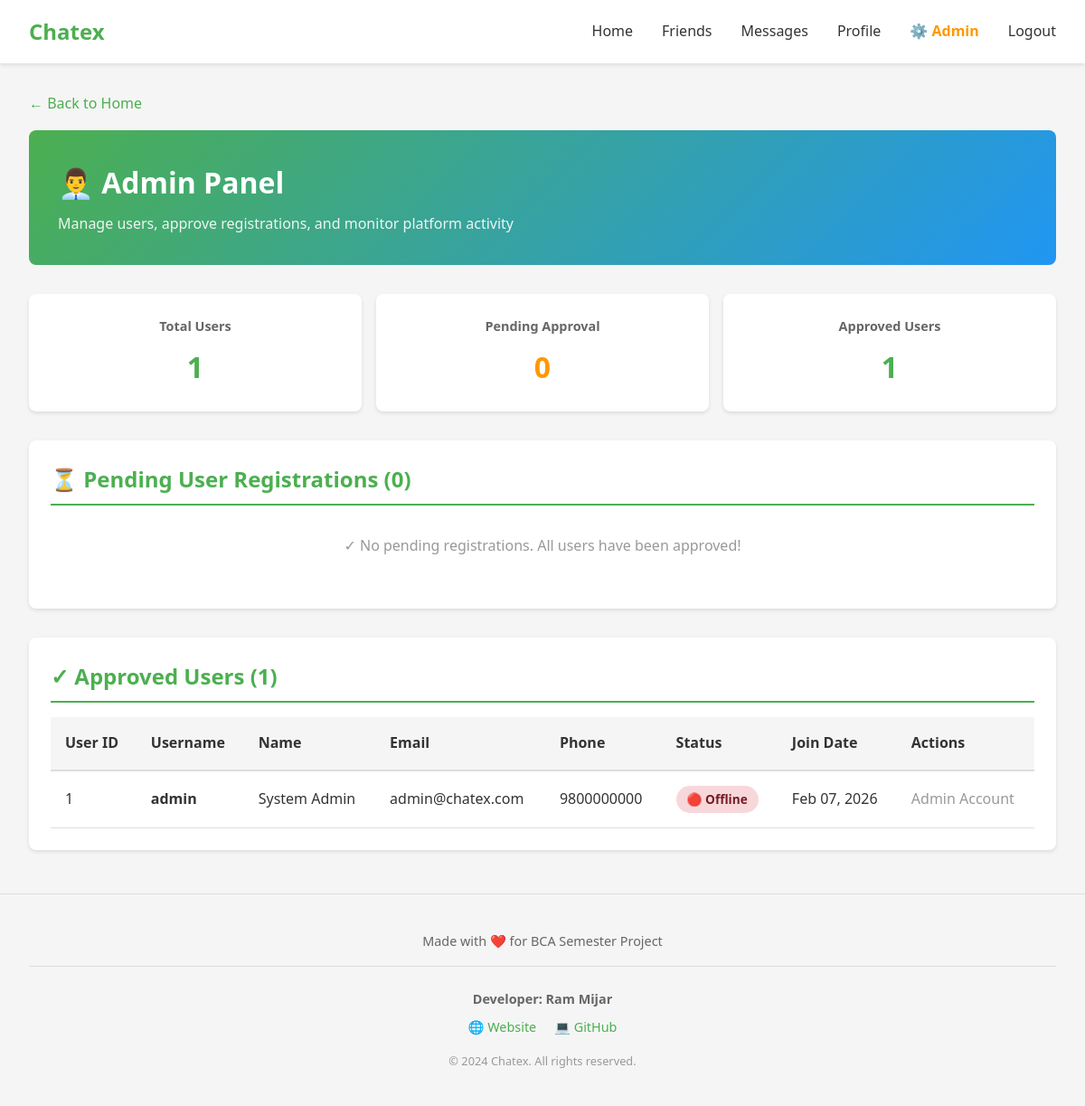
/admin.php (signed in), run on the app's committed database.
### tables this page shows
CREATE TABLE users (
    id INT PRIMARY KEY AUTO_INCREMENT,
    username VARCHAR(50) UNIQUE NOT NULL,
    password VARCHAR(255) NOT NULL,
    firstname VARCHAR(50) NOT NULL,
    lastname VARCHAR(50) NOT NULL,
    email VARCHAR(100) UNIQUE NOT NULL,
    phone VARCHAR(15),
    profile_pic VARCHAR(255),
    bio TEXT,
    registration_date TIMESTAMP DEFAULT CURRENT_TIMESTAMP,
    approved_status TINYINT DEFAULT 0,
    online_status TINYINT DEFAULT 0
);

### admin.php (the view, shortened to what this page needs)
<?php
include('include/config.php');
$pending_query = "SELECT * FROM users WHERE approved_status = 0 ORDER BY registration_date DESC";
$pending_result = mysqli_query($conn, $pending_query);
$approved_query = "SELECT * FROM users WHERE approved_status = 1 ORDER BY registration_date DESC";
$approved_result = mysqli_query($conn, $approved_query);
$total_users_query = "SELECT COUNT(*) as total FROM users";
$total_result = mysqli_query($conn, $total_users_query);
$total_data = mysqli_fetch_assoc($total_result);
$pending_users_query = "SELECT COUNT(*) as pending FROM users WHERE approved_status = 0";
$pending_count_result = mysqli_query($conn, $pending_users_query);
$pending_count = mysqli_fetch_assoc($pending_count_result);
$approved_users_query = "SELECT COUNT(*) as approved FROM users WHERE approved_status = 1";
$approved_count_result = mysqli_query($conn, $approved_users_query);
$approved_count = mysqli_fetch_assoc($approved_count_result);
?>
<!DOCTYPE html>
<html lang="en">
<head>
    <link rel="stylesheet" href="css/style.css">
</head>
<body>
    <?php include('include/header.php'); ?>
    <div class="admin-container">
        <a href="index.php" class="back-link">← Back to Home</a>
        <div class="admin-header">
            <h1>👨‍💼 Admin Panel</h1>
            <p>Manage users, approve registrations, and monitor platform activity</p>
        </div>
        <div class="stats-grid">
            <div class="stat-card">
                <h3>Total Users</h3>
                <div class="number"><?php echo $total_data['total']; ?></div>
            </div>
            <div class="stat-card">
                <h3>Pending Approval</h3>
                <div class="number" style="color: #ff9800;"><?php echo $pending_count['pending']; ?></div>
            </div>
            <div class="stat-card">
                <h3>Approved Users</h3>
                <div class="number" style="color: #4CAF50;"><?php echo $approved_count['approved']; ?></div>
            </div>
        </div>
        <div class="admin-section">
            <h2>⏳ Pending User Registrations (<?php echo mysqli_num_rows($pending_result); ?>)</h2>
            <?php if (mysqli_num_rows($pending_result) > 0): ?>
                <div style="overflow-x: auto;">
                    <table class="user-table">
                        <thead>
                            <tr>
                                <th>User ID</th>
                                <th>Username</th>
                                <th>Name</th>
                                <th>Email</th>
                                <th>Phone</th>
                                <th>Registration Date</th>
                                <th>Actions</th>
                            </tr>
                        </thead>
                        <tbody>
                            <?php while ($pending_user = mysqli_fetch_assoc($pending_result)): ?>
                                <tr>
                                    <td><?php echo $pending_user['id']; ?></td>
                                    <td><strong><?php echo $pending_user['username']; ?></strong></td>
                                    <td><?php echo $pending_user['firstname'] . ' ' . $pending_user['lastname']; ?></td>
                                    <td><?php echo $pending_user['email']; ?></td>
                                    <td><?php echo $pending_user['phone']; ?></td>
                                    <td><?php echo date('M d, Y', strtotime($pending_user['registration_date'])); ?></td>
                                    <td>
                                        <div class="action-buttons">
                                            <form method="POST" style="display: inline;">
                                                <input type="hidden" name="user_id" value="<?php echo $pending_user['id']; ?>">
                                                <button type="submit" name="approve_user" class="btn-approve" onclick="return confirm('Approve this user?')">✓ Approve</button>
                                            </form>
                                            <form method="POST" style="display: inline;">
                                                <input type="hidden" name="user_id" value="<?php echo $pending_user['id']; ?>">
                                                <button type="submit" name="reject_user" class="btn-reject" onclick="return confirm('Reject this user? This action cannot be undone.')">✕ Reject</button>
                                            </form>
                                        </div>
                                    </td>
                                </tr>
                            <?php endwhile; ?>
                        </tbody>
                    </table>
                </div>
            <?php else: ?>
                <div class="empty-message">
                    <p>✓ No pending registrations. All users have been approved!</p>
                </div>
            <?php endif; ?>
        </div>
        <div class="admin-section">
            <h2>✓ Approved Users (<?php echo mysqli_num_rows($approved_result); ?>)</h2>
            <?php if (mysqli_num_rows($approved_result) > 0): ?>
                <div style="overflow-x: auto;">
                    <table class="user-table">
                        <thead>
                            <tr>
                                <th>User ID</th>
                                <th>Username</th>
                                <th>Name</th>
                                <th>Email</th>
                                <th>Phone</th>
                                <th>Status</th>
                                <th>Join Date</th>
                                <th>Actions</th>
                            </tr>
                        </thead>
                        <tbody>
                            <?php while ($approved_user = mysqli_fetch_assoc($approved_result)): ?>
                                <tr>
                                    <td><?php echo $approved_user['id']; ?></td>
                                    <td><strong><?php echo $approved_user['username']; ?></strong></td>
                                    <td><?php echo $approved_user['firstname'] . ' ' . $approved_user['lastname']; ?></td>
                                    <td><?php echo $approved_user['email']; ?></td>
                                    <td><?php echo $approved_user['phone']; ?></td>
                                    <td>
                                        <?php if ($approved_user['online_status'] == 1): ?>
                                            <span class="status-badge status-online">🟢 Online</span>
                                        <?php else: ?>
                                            <span class="status-badge status-offline">🔴 Offline</span>
                                        <?php endif; ?>
                                    </td>
                                    <td><?php echo date('M d, Y', strtotime($approved_user['registration_date'])); ?></td>
                                    <td>
                                        <?php if ($approved_user['username'] != 'admin'): ?>
                                            <form method="POST" style="display: inline;">
                                                <input type="hidden" name="user_id" value="<?php echo $approved_user['id']; ?>">
                                                <button type="submit" name="delete_user" class="btn-delete" onclick="return confirm('Delete this user? This action cannot be undone.')">🗑️ Delete</button>
                                            </form>
                                        <?php else: ?>
                                            <span style="color: #999;">Admin Account</span>
                                        <?php endif; ?>
                                    </td>
                                </tr>
                            <?php endwhile; ?>
                        </tbody>
                    </table>
                </div>
            <?php else: ?>
                <div class="empty-message">
                    <p>No approved users yet.</p>
                </div>
            <?php endif; ?>
        </div>
    </div>
    <?php include('include/footer.php'); ?>
</body>
</html>

### include/header.php (shortened to what this page needs)
<?php
include('config.php');
if (isset($_SESSION['user_id'])) {
    $user_id = $_SESSION['user_id'];
    $query = "SELECT * FROM users WHERE id = '$user_id'";
    $result = mysqli_query($conn, $query);
    $user = mysqli_fetch_assoc($result);
}
?>
<nav class="navbar">
    <div class="nav-container">
        <div class="nav-logo">
            <a href="index.php">Chatex</a>
        </div>
        <div class="nav-menu">
            <?php if (isset($_SESSION['user_id'])): ?>
                <a href="index.php">Home</a>
                <a href="friends.php">Friends</a>
                <div class="nav-item-wrapper">
                    <a href="messages.php">Messages</a>
                </div>
                <a href="profile.php">Profile</a>
                <?php if ($user['username'] == 'admin'): ?>
                    <a href="admin.php" style="color: #ff9800; font-weight: bold;">⚙️ Admin</a>
                <?php endif; ?>
                <a href="logout.php">Logout</a>
            <?php else: ?>
                <a href="login.php">Login</a>
                <a href="register.php">Register</a>
            <?php endif; ?>
        </div>
    </div>
</nav>

### include/footer.php (shortened to what this page needs)
<footer>
    <div>
        <p>Made with ❤️ for BCA Semester Project</p>
        <div class="developer-info">
            <p><strong>Developer: Ram Mijar</strong></p>
            <div class="social-links">
                <a href="https://www.rammijar.com.np/" target="_blank" title="Portfolio Website">🌐 Website</a>
                <a href="https://github.com/rammijar" target="_blank" title="GitHub Profile">💻 GitHub</a>
            </div>
        </div>
    </div>
    <p style="margin-top: 1rem; font-size: 0.8rem; color: #999;">© 2024 Chatex. All rights reserved.</p>
</footer>

### css/style.css (style rules this page uses)
* { margin: 0; padding: 0; box-sizing: border-box; }
:root { --primary-color: #4CAF50; --secondary-color: #2196F3; --danger-color: #f44336; --success-color: #4CAF50; --warning-color: #ff9800; --light-bg: #f5f5f5; --dark-text: #333; --border-color: #ddd; --shadow: 0 2px 4px rgba(0,0,0,0.1); }
body { font-family: 'Segoe UI', Tahoma, Geneva, Verdana, sans-serif; background-color: var(--light-bg); color: var(--dark-text); line-height: 1.6; }
.navbar { background-color: white; box-shadow: var(--shadow); position: sticky; top: 0; z-index: 100; }
.nav-container { max-width: 1200px; margin: 0 auto; padding: 1rem 2rem; display: flex; justify-content: space-between; align-items: center; }
.nav-logo a { font-size: 1.5rem; font-weight: bold; color: var(--primary-color); text-decoration: none; }
.nav-menu { display: flex; gap: 2rem; }
.nav-menu a { text-decoration: none; color: var(--dark-text); transition: color 0.3s; }
footer { background-color: #f5f5f5; border-top: 1px solid var(--border-color); padding: 2rem; text-align: center; color: #666; font-size: 0.9rem; margin-top: 3rem; }
footer p { margin: 0.5rem 0; }
footer a { color: var(--primary-color); text-decoration: none; transition: color 0.3s; }
footer .developer-info { margin-top: 1rem; border-top: 1px solid var(--border-color); padding-top: 1rem; }
footer .social-links { margin-top: 0.5rem; }
footer .social-links a { margin: 0 0.5rem; display: inline-block; }
.back-link { color: var(--primary-color); text-decoration: none; display: inline-block; margin-bottom: 1rem; transition: transform 0.3s; }

### admin.php (style rules this page uses)
.admin-container { max-width: 1200px; margin: 2rem auto; padding: 0 2rem; }
.admin-header { background: linear-gradient(135deg, #4CAF50, #2196F3); color: white; padding: 2rem; border-radius: 8px; margin-bottom: 2rem; }
.admin-header h1 { margin: 0; font-size: 2rem; }
.admin-header p { margin: 0.5rem 0 0 0; opacity: 0.9; }
.stats-grid { display: grid; grid-template-columns: repeat(auto-fit, minmax(200px, 1fr)); gap: 1rem; margin-bottom: 2rem; }
.stat-card { background: white; padding: 1.5rem; border-radius: 8px; box-shadow: 0 2px 4px rgba(0,0,0,0.1); text-align: center; }
.stat-card h3 { margin: 0 0 0.5rem 0; color: #666; font-size: 0.9rem; }
.stat-card .number { font-size: 2rem; font-weight: bold; color: #4CAF50; }
.admin-section { background: white; border-radius: 8px; padding: 1.5rem; margin-bottom: 2rem; box-shadow: 0 2px 4px rgba(0,0,0,0.1); }
.admin-section h2 { color: #4CAF50; margin-top: 0; border-bottom: 2px solid #4CAF50; padding-bottom: 0.5rem; }
.user-table { width: 100%; border-collapse: collapse; margin-top: 1rem; }
.user-table th { background-color: #f5f5f5; padding: 1rem; text-align: left; font-weight: bold; border-bottom: 2px solid #ddd; }
.user-table td { padding: 1rem; border-bottom: 1px solid #ddd; }
.status-badge { display: inline-block; padding: 0.25rem 0.75rem; border-radius: 20px; font-size: 0.85rem; font-weight: bold; }
.status-offline { background-color: #f8d7da; color: #721c24; }
.empty-message { text-align: center; color: #999; padding: 2rem; }
.back-link { display: inline-block; margin-bottom: 1rem; color: #4CAF50; text-decoration: none; }

### include/header.php (style rules this page uses)
.nav-item-wrapper { position: relative; display: inline-block; }

### data on the page
users: id "1", username "admin", firstname "System", lastname "Admin", email "admin@chatex.com", phone "9800000000", online_status "🔴 Offline", registration_date "Feb 07, 2026", shows "Admin Account"

### other printed values
$total_data['total'] "1"
$pending_count['pending'] "0"
$approved_count['approved'] "1"
mysqli_num_rows($pending_result) "0"
mysqli_num_rows($approved_result) "1"
